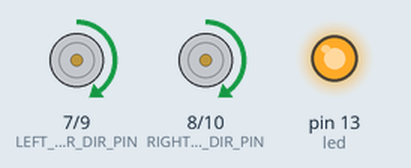
Recording of a sketch running on a simulated Arduino Uno, built with avr-gcc and run on an emulated ATmega328P. Parts: direction and speed pins drawn as motors (green arrow = direction pin HIGH = forward, orange = LOW = backward, longer = more drive), output pins drawn as LEDs (lit = HIGH).

Above: at 0.7 s.
At 6.0 s:
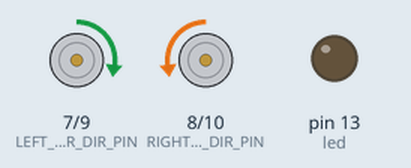
Timing chart, 0 to 8.1 s (numbered marks = the images above):
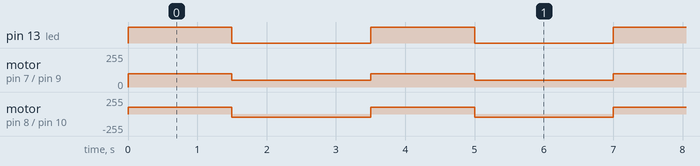

The sketch:

test03_dcmotors.ino
```cpp
// Demo program for the Dagu Arduino Mini Driver. Uses dead reckoning
// to try to drive a robot in a square

const int LEFT_MOTOR_DIR_PIN = 7;
const int LEFT_MOTOR_PWM_PIN = 9;
const int RIGHT_MOTOR_DIR_PIN = 8;
const int RIGHT_MOTOR_PWM_PIN = 10;

const int DRIVE_FORWARD_TIME_MS = 1500;
const int TURN_TIME_MS = 2000;

// Pin 13 has an LED connected on most Arduino boards.
// give it a name:
const int led = 13;

//----------------------------------------------------------
void setup()
{
    // Setup the pins
    pinMode( LEFT_MOTOR_DIR_PIN, OUTPUT );
    pinMode( LEFT_MOTOR_PWM_PIN, OUTPUT );
    pinMode( RIGHT_MOTOR_DIR_PIN, OUTPUT );
    pinMode( RIGHT_MOTOR_PWM_PIN, OUTPUT );
    pinMode( led, OUTPUT);
}

//----------------------------------------------------------
void loop()
{
    // Drive forwards at 100%
    digitalWrite(led, HIGH);
    digitalWrite( LEFT_MOTOR_DIR_PIN, HIGH );
    digitalWrite( RIGHT_MOTOR_DIR_PIN, HIGH );
    analogWrite( LEFT_MOTOR_PWM_PIN, 100 );
    analogWrite( RIGHT_MOTOR_PWM_PIN, 100 );
    delay( DRIVE_FORWARD_TIME_MS );

    // Turn left at 50%
    digitalWrite(led, LOW);
    digitalWrite( LEFT_MOTOR_DIR_PIN, HIGH );
    digitalWrite( RIGHT_MOTOR_DIR_PIN, LOW );
    analogWrite( LEFT_MOTOR_PWM_PIN, 50 );
    analogWrite( RIGHT_MOTOR_PWM_PIN, 50 );
    delay( TURN_TIME_MS );
}
```

Measured:
- by itself, pin 13 (led): alternates HIGH for 1.5 s and LOW for 2.0 s
- by itself, motor on pin 7 (LEFT_MOTOR_DIR_PIN) / pin 9 (LEFT_MOTOR_PWM_PIN): alternates forward 100/255 for 1.5 s and forward 50/255 for 2.0 s
- by itself, motor on pin 8 (RIGHT_MOTOR_DIR_PIN) / pin 10 (RIGHT_MOTOR_PWM_PIN): alternates forward 100/255 for 1.5 s and backward 50/255 for 2.0 s
